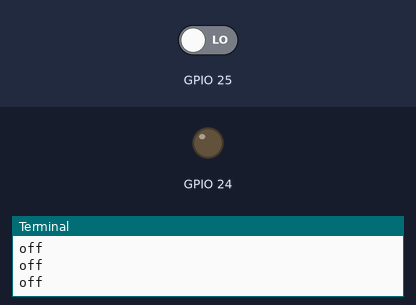
A program run on a simulated Raspberry Pi (BCM pin numbers). Shown: output pins drawn as LEDs (lit = HIGH), the last lines printed to the terminal. Inputs (shaded band) come from the test bench; at power-on: GPIO 25 LOW.

Above: at 1.2 s.
1.3 s: GPIO 25 driven HIGH
At 2.6 s:
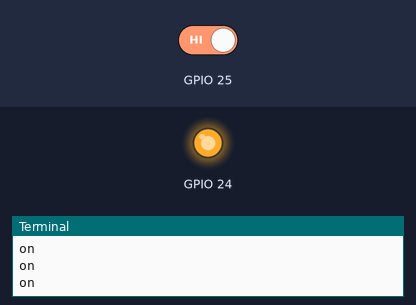
2.9 s: GPIO 25 driven LOW
At 3.8 s:
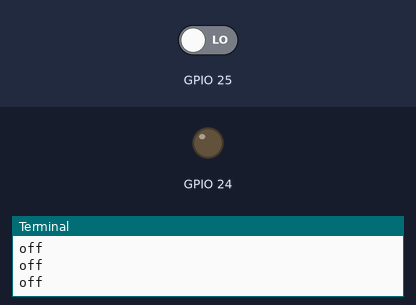
Timing chart, 0 to 5.9 s (numbered marks = the images above; inputs shaded):
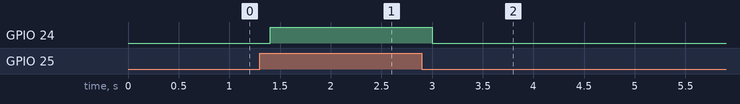

Measured:
- after the input at 1.3 s, GPIO 24: LOW → HIGH after 0.10 s
- after the input at 2.9 s, GPIO 24: HIGH → LOW after 0.10 s

The program:

switch_wop.py
```python
import RPi.GPIO as GPIO
from time import sleep
GPIO.setmode(GPIO.BCM)
GPIO.setup(25, GPIO.IN)
GPIO.setup(24, GPIO.OUT)

try:
    while True:
        if GPIO.input(25):
            print("on")
            GPIO.output(24, 1)
        else:
            print("off")
            GPIO.output(24, 0)
        sleep(0.2)
finally:
    GPIO.cleanup()
```
